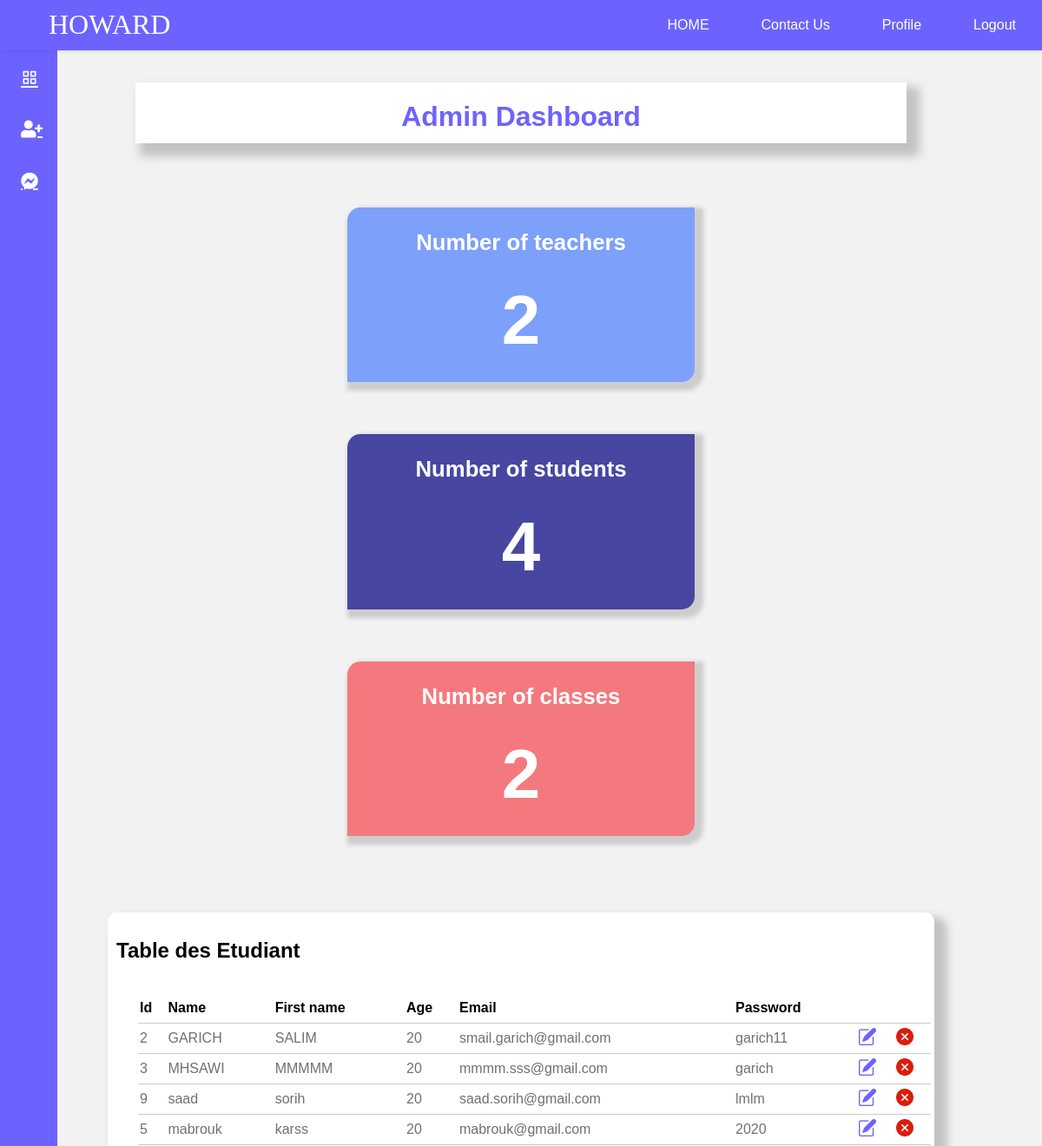
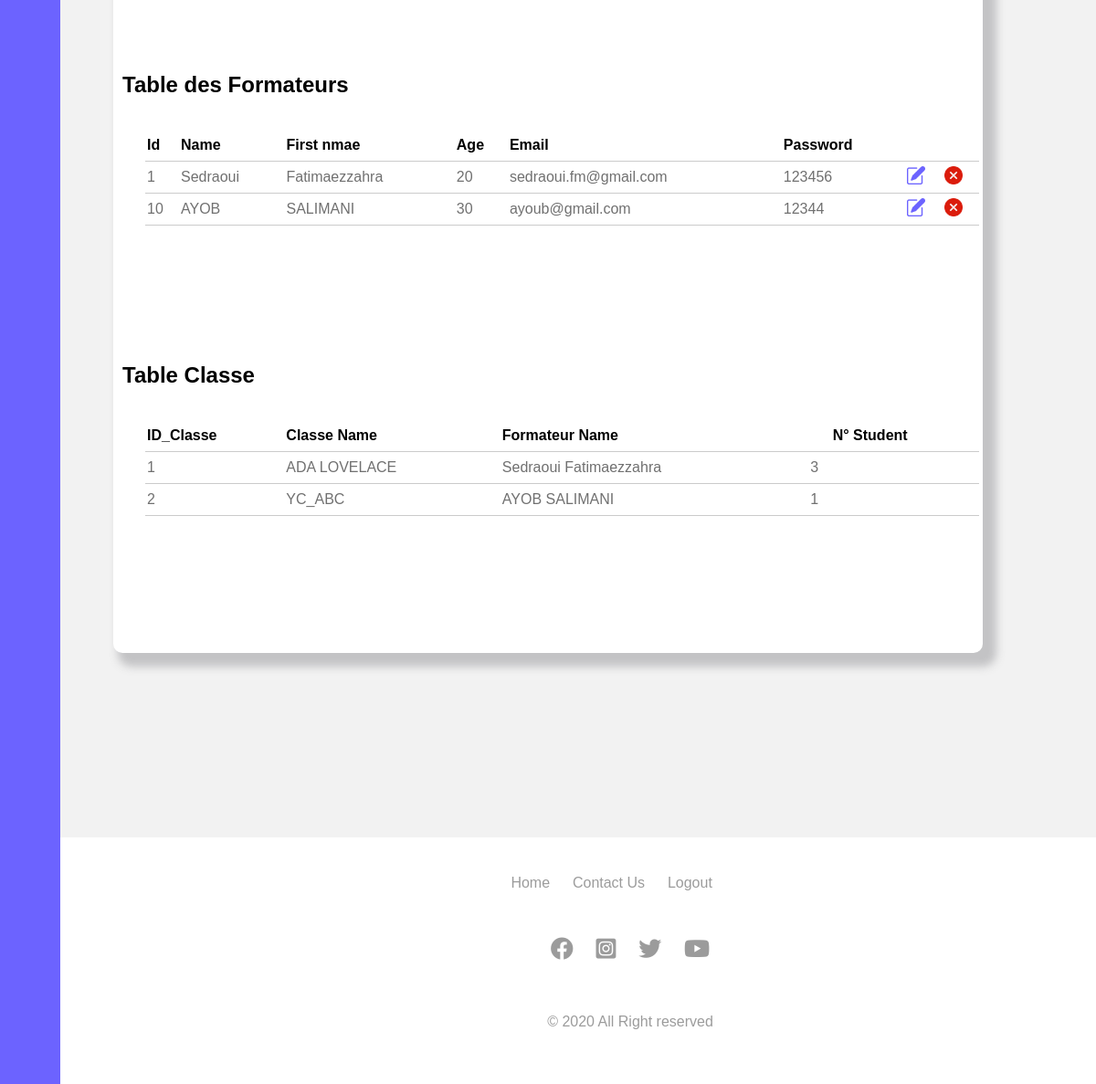
Page /adminDash.php (signed in) on the committed database (2 pictures, top to bottom).
### tables this page shows
CREATE TABLE IF NOT EXISTS `personne_etud` (
  `ID_ETUDIANT` int(11) NOT NULL AUTO_INCREMENT,
  `ID_PERSON` int(11) NOT NULL,
  `ID_ClasseETD` int(11) NOT NULL,
  PRIMARY KEY (`ID_ETUDIANT`,`ID_PERSON`),
  KEY `FK_Etudiant_Personne` (`ID_PERSON`),
  KEY `FK_Classe_Etudiant` (`ID_ClasseETD`)
);

CREATE TABLE IF NOT EXISTS `personne` (
  `ID_PERSON` int(11) NOT NULL AUTO_INCREMENT,
  `NOM` varchar(50) DEFAULT NULL,
  `PRENOM` varchar(50) DEFAULT NULL,
  `AGE` int(11) DEFAULT NULL,
  `EMAIL` varchar(50) DEFAULT NULL,
  `PASSWORD` varchar(50) DEFAULT NULL,
  PRIMARY KEY (`ID_PERSON`)
);

CREATE TABLE IF NOT EXISTS `personne_formateur` (
  `ID_FORMATEUR` int(11) NOT NULL AUTO_INCREMENT,
  `ID_PERSON` int(11) NOT NULL,
  PRIMARY KEY (`ID_FORMATEUR`,`ID_PERSON`),
  KEY `FK_Formateur_Personne` (`ID_PERSON`)
);

CREATE TABLE IF NOT EXISTS `classe_etd` (
  `ID_CLASSE_ETD` int(11) NOT NULL AUTO_INCREMENT,
  `ID_FORMATEUR` int(11) NOT NULL,
  `NOM` varchar(100) DEFAULT NULL,
  PRIMARY KEY (`ID_CLASSE_ETD`,`ID_FORMATEUR`),
  KEY `FK_Formateur_Classe` (`ID_FORMATEUR`)
);

### adminDash.php (the view, shortened to what this page needs)
<!DOCTYPE html>
<html lang="en">
	<head>
    <link
      href="https://cdn.jsdelivr.net/npm/boxicons@2.0.5/css/boxicons.min.css"
      rel="stylesheet"
    />
    <link
      rel="stylesheet"
      href="https://cdnjs.cloudflare.com/ajax/libs/font-awesome/5.15.2/css/all.min.css"
    />
		<link rel="stylesheet" href="sass/navbar.css" />
		<link rel="stylesheet" href="sass/footer.css">
        <link rel="stylesheet" href="sass/main.css">
        <link rel="stylesheet" href="sass/styles.css">
<?php   include('server.php');
		include('connect.php');
		include('includ_html/hedar.php');
		$do=isset($_GET['do']) ? $_GET['do'] : 'Manage';
		$comnd = $con->prepare("SELECT COUNT(personne_formateur.ID_FORMATEUR) as NB FROM personne_formateur ");
    	$comnd->execute();
		$row_1 =$comnd->fetch();
		$comnd = $con->prepare("SELECT COUNT(personne_etud.ID_ETUDIANT) as NB FROM personne_etud ");
    	$comnd->execute();
		$row_2 =$comnd->fetch();
		$comnd = $con->prepare("SELECT COUNT(classe_etd.ID_CLASSE_ETD) as NB FROM classe_etd ");
    	$comnd->execute();
		$row_3 =$comnd->fetch();
?>
		<main>
			<div class="l-navbar" id="nav-bar">
				<nav class="nav">
					<div>
						<a href="adminDash.php" class="nav__link">
							<i class="bx bx-grid-alt nav__icon"></i>
						</a>
						<div class="nav__list">
							<a href="adminDash.php?do=add" class="nav__link ">
								<i class="fas fa-user-plus nav__icon"></i>
							</a>
							<a href="adminDash.php?do=msg" class="nav__link ">
								<i class="fab fa-facebook-messenger nav__icon"></i>
							</a>
						</div>
					</div>
				</nav>
			</div>
		<div class="containerDash">
			<div class="maincontent">
				<div class="adminDashtitle">
					<h1>Admin Dashboard</h1>
				</div>
				<div class="sts">
			<div class="item">
				<h3>
					Number of teachers<br><br> <span > <?php echo $row_1['NB'];  ?></span>
				</h3>
			</div>
			<div class="item">
				<h3>
					Number of students<br><br><span > <?php echo $row_2['NB'];  ?></span>
				</h3>
			</div>
			<div class="item">
				<h3>
					Number of classes<br><br><span > <?php echo $row_3['NB'];  ?></span>
				</h3>
			</div>
		</div>
		<?php
		if($do == 'Manage' || $do=='add' || $do=='edit'){
		?>
	<div class="aze">
		<div class="<?php if($do=='Manage') echo 'mng_class';else echo 'tables';  ?> ">
               <?php $results1 = mysqli_query($db, "SELECT * from personne inner join personne_etud on personne.ID_PERSON = personne_etud.ID_PERSON"); ?>
			   <h2 class="titles">Table des Etudiant</h2>
                <div class="tablewrapper ">
                    <table>
                        <thead>
                            <tr>
							<th>Id</th>
                                <th>Name</th>
                                <th>First name</th>
                                <th id="show">Age</th>
                                <th  id="show">Email</th>
                                <th id="show">Password</th>
                                <th colspan="2"></th>
                            </tr>
                        </thead>
                        <?php while ($row1 = mysqli_fetch_array($results1)) { ?>
                            <tr>
								<td><?php echo $row1['ID_PERSON']; ?></td>
                                <td><?php echo $row1['NOM']; ?></td>
                                <td><?php echo $row1['PRENOM']; ?></td>
                                <td id="show"><?php echo $row1['AGE']; ?></td>
                                <td id="show"><?php echo $row1['EMAIL']; ?></td>
                                <td id="show"><?php echo $row1['PASSWORD']; ?></td>
                                <td>
                                    <a href="adminDash.php?do=edit&edit=<?php echo $row1['ID_PERSON']; ?>" class="edit_btn" ><img width="20px" src="img/edit.png"></a>
                                </td>
                                <td>
                                    <a href="server.php?del=<?php echo $row1['ID_PERSON']; ?>" class="del_btn"><img width="20px" src="img/remove.png"></a>
                                </td>
                            </tr>
                        <?php } ?>
                    </table>
                </div>
					<?php
					$results2 = mysqli_query($db, "SELECT * FROM personne INNER JOIN personne_formateur ON personne.ID_PERSON = personne_formateur.ID_PERSON"); ?>
			   <h2 class="titles">Table des Formateurs</h2>
                <div class="tablewrapper">
                    <table>
                        <thead>
                            <tr>
								<th>Id</th>
                                <th>Name</th>
                                <th>First nmae</th>
                                <th id="show">Age</th>
                                <th id="show">Email</th>
                                <th id="show">Password</th>
                                <th colspan="2"></th>
                            </tr>
                        </thead>
                        <?php while ($row2 = mysqli_fetch_array($results2)) { ?>
                            <tr>
							    <td><?php echo $row2['ID_PERSON']; ?></td>
                                <td><?php echo $row2['NOM']; ?></td>
                                <td><?php echo $row2['PRENOM']; ?></td>
                                <td id="show"><?php echo $row2['AGE']; ?></td>
                                <td id="show"><?php echo $row2['EMAIL']; ?></td>
                                <td id="show"><?php echo $row2['PASSWORD']; ?></td>
                                <td>
                                    <a href="adminDash.php?do=edit&edit=<?php echo $row2['ID_PERSON']; ?>" class="edit_btn" ><img width="20px" src="img/edit.png"></a>
                                </td>
                                <td>
                                    <a href="server.php?del=<?php echo $row2['ID_PERSON']; ?>" class="del_btn"><img width="20px" src="img/remove.png"></a>
                                </td>
                            </tr>
                        <?php } ?>
                    </table>
                    </div>
					<?php
					$results2 = mysqli_query($db, "SELECT   classe_etd.* , CONCAT(personne.NOM,' ',personne.PRENOM) AS Nom_cmp,COUNT(personne_etud.ID_ETUDIANT) AS NB_ETD
					FROM classe_etd INNER JOIN personne_formateur ON personne_formateur.ID_FORMATEUR = classe_etd.ID_FORMATEUR
					INNER JOIN personne ON personne_formateur.ID_PERSON = personne.ID_PERSON
					INNER JOIN personne_etud ON classe_etd.ID_CLASSE_ETD = personne_etud.ID_ClasseETD
					GROUP BY  classe_etd.NOM ,Nom_cmp"); ?>
			   <h2 class="titles">Table Classe </h2>
                <div class="tablewrapper">
                    <table>
                        <thead>
                            <tr>
								<th>ID_Classe</th>
                                <th>Classe Name</th>
                                <th colspan="2">Formateur Name</th>
                                <th >N° Student</th>
                            </tr>
                        </thead>
                        <?php while ($row2 = mysqli_fetch_array($results2)) { ?>
                            <tr>
							    <td><?php echo $row2['ID_CLASSE_ETD']; ?></td>
								<td><?php echo $row2['NOM']; ?></td>
                                <td><?php echo $row2['Nom_cmp']; ?></td>
                                <td><?php echo $row2['NB_ETD']; ?></td>
                            </tr>
                        <?php } ?>
                    </table>
                    </div>
					<?php } ?>
		</div>
		</div>
	</div>
</div>
		</main>
		<footer>
      <div class="footer-con">
        <div class="footer-row footer-row__1">
          <ul>
            <li><a href="#">&#169; 2020 All Right reserved</a></li>
          </ul>
        </div>
        <div class="footer-row footer-row__2">
          <ul>
            <li><a href="#">Home</a></li>
            <li><a href="#">Contact Us</a></li>
            <li><a href="#">Logout</a></li>
          </ul>
        </div>
        <div class="footer-row footer-row__3">
          <ul>
            <li>
              <a href="#"><i class="fab fa-facebook"></i></a>
            </li>
            <li>
              <a href="#"><i class="fab fa-instagram-square"></i></a>
            </li>
            <li>
              <a href="#"><i class="fab fa-twitter"></i></a>
            </li>
            <li>
              <a href="#"><i class="fab fa-youtube"></i></a>
            </li>
          </ul>
        </div>
      </div>
    </footer>
	</body>
</html>

### sass/navbar.css (style rules this page uses)
body { margin: 0; font-family: Helvetica, sans-serif; background-color: #f2f2f2; }
a { color: white; }

### rows in the picture
personne_etud: ID_PERSON "2", ID_PERSON.NOM "GARICH", ID_PERSON.PRENOM "SALIM", ID_PERSON.AGE "20", ID_PERSON.EMAIL "smail.garich@gmail.com", ID_PERSON.PASSWORD "garich11"
personne_etud: ID_PERSON "3", ID_PERSON.NOM "MHSAWI", ID_PERSON.PRENOM "MMMMM", ID_PERSON.AGE "20", ID_PERSON.EMAIL "mmmm.sss@gmail.com", ID_PERSON.PASSWORD "garich"
personne_etud: ID_PERSON "9", ID_PERSON.NOM "saad", ID_PERSON.PRENOM "sorih", ID_PERSON.AGE "20", ID_PERSON.EMAIL "saad.sorih@gmail.com", ID_PERSON.PASSWORD "lmlm"
personne_etud: ID_PERSON "5", ID_PERSON.NOM "mabrouk", ID_PERSON.PRENOM "karss", ID_PERSON.AGE "20", ID_PERSON.EMAIL "mabrouk@gmail.com", ID_PERSON.PASSWORD "2020"
personne_formateur: ID_PERSON "1", ID_PERSON.NOM "Sedraoui", ID_PERSON.PRENOM "Fatimaezzahra", ID_PERSON.AGE "20", ID_PERSON.EMAIL "sedraoui.fm@gmail.com", ID_PERSON.PASSWORD "123456"
personne_formateur: ID_PERSON "10", ID_PERSON.NOM "AYOB", ID_PERSON.PRENOM "SALIMANI", ID_PERSON.AGE "30", ID_PERSON.EMAIL "ayoub@gmail.com", ID_PERSON.PASSWORD "12344"
classe_etd: ID_CLASSE_ETD "1", NOM "ADA LOVELACE", Nom_cmp "Sedraoui Fatimaezzahra", NB_ETD "3"
classe_etd: ID_CLASSE_ETD "2", NOM "YC_ABC", Nom_cmp "AYOB SALIMANI", NB_ETD "1"

### other values in the picture
$row_1['NB'] "2"
$row_2['NB'] "4"
$row_3['NB'] "2"
